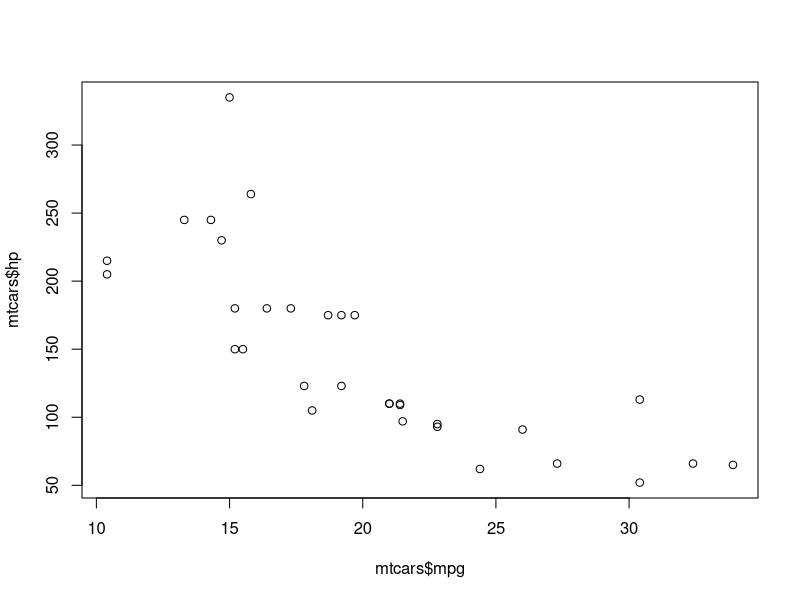
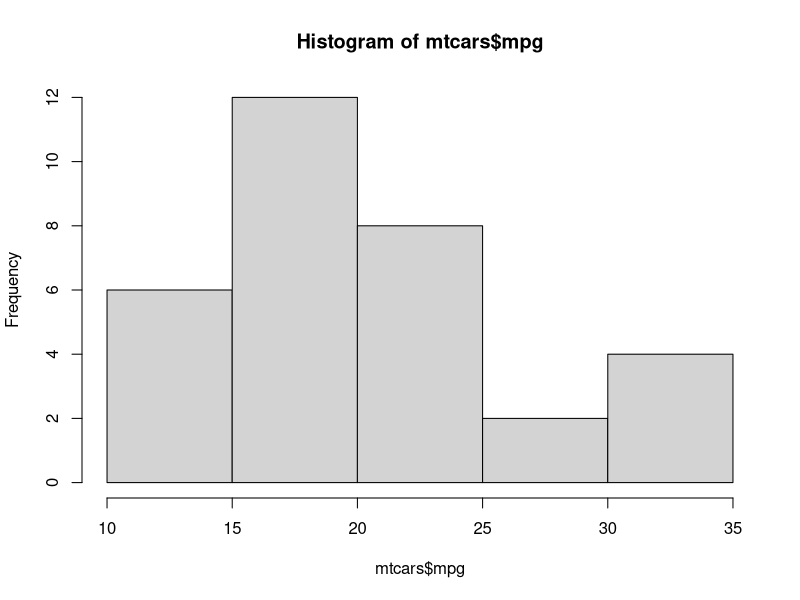
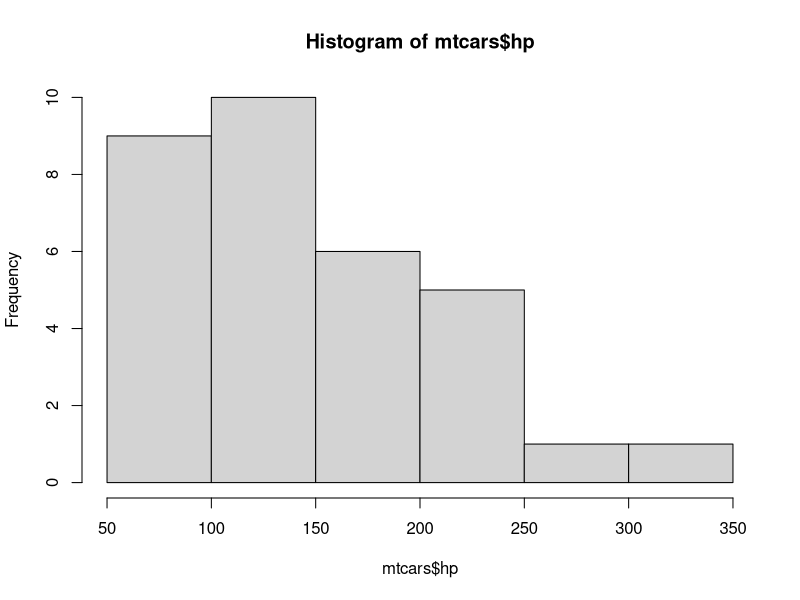

R code for these plots, in order:
data(mtcars)

## plot data

plot(mtcars$mpg, mtcars$hp)

## correlation
cor.test(mtcars$mpg, mtcars$hp)

## histograms
hist(mtcars$mpg)
hist(mtcars$hp)

## spearman's correlation
cor.test(mtcars$mpg, mtcars$hp, method ="spearman")
